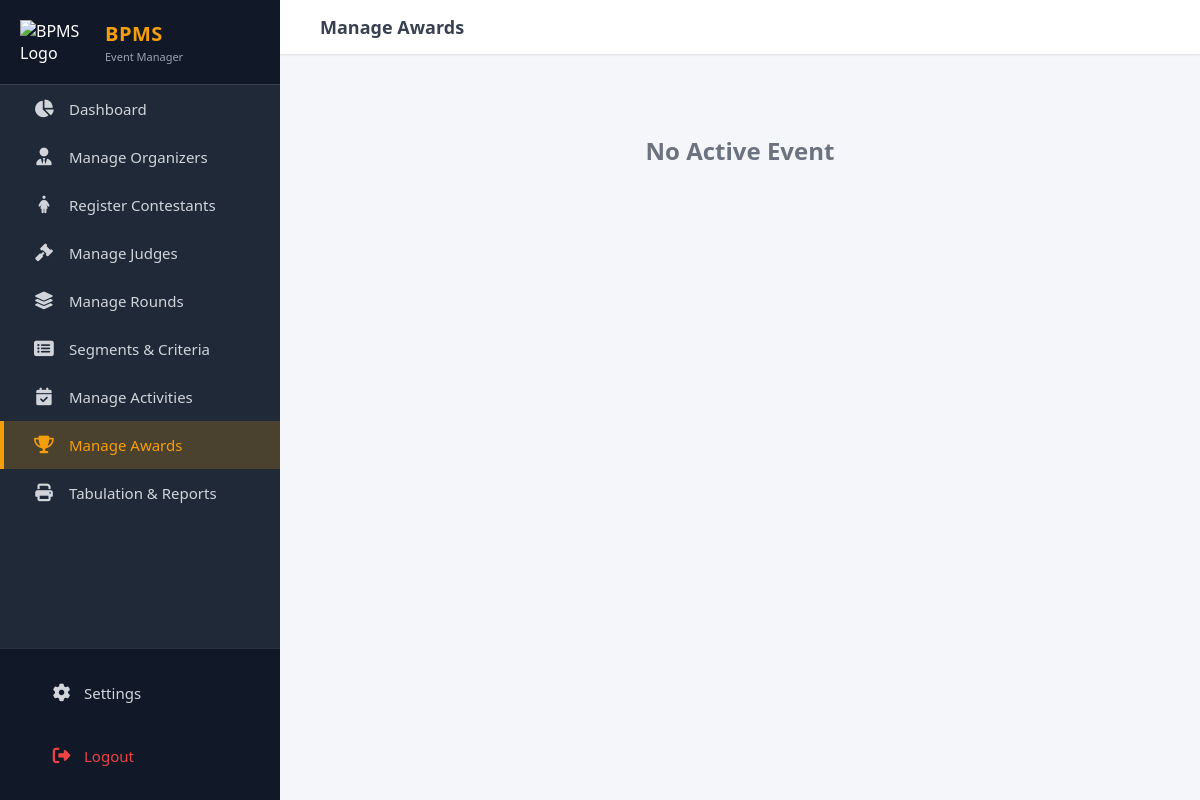
The app's page /awards.php (signed in), older data.
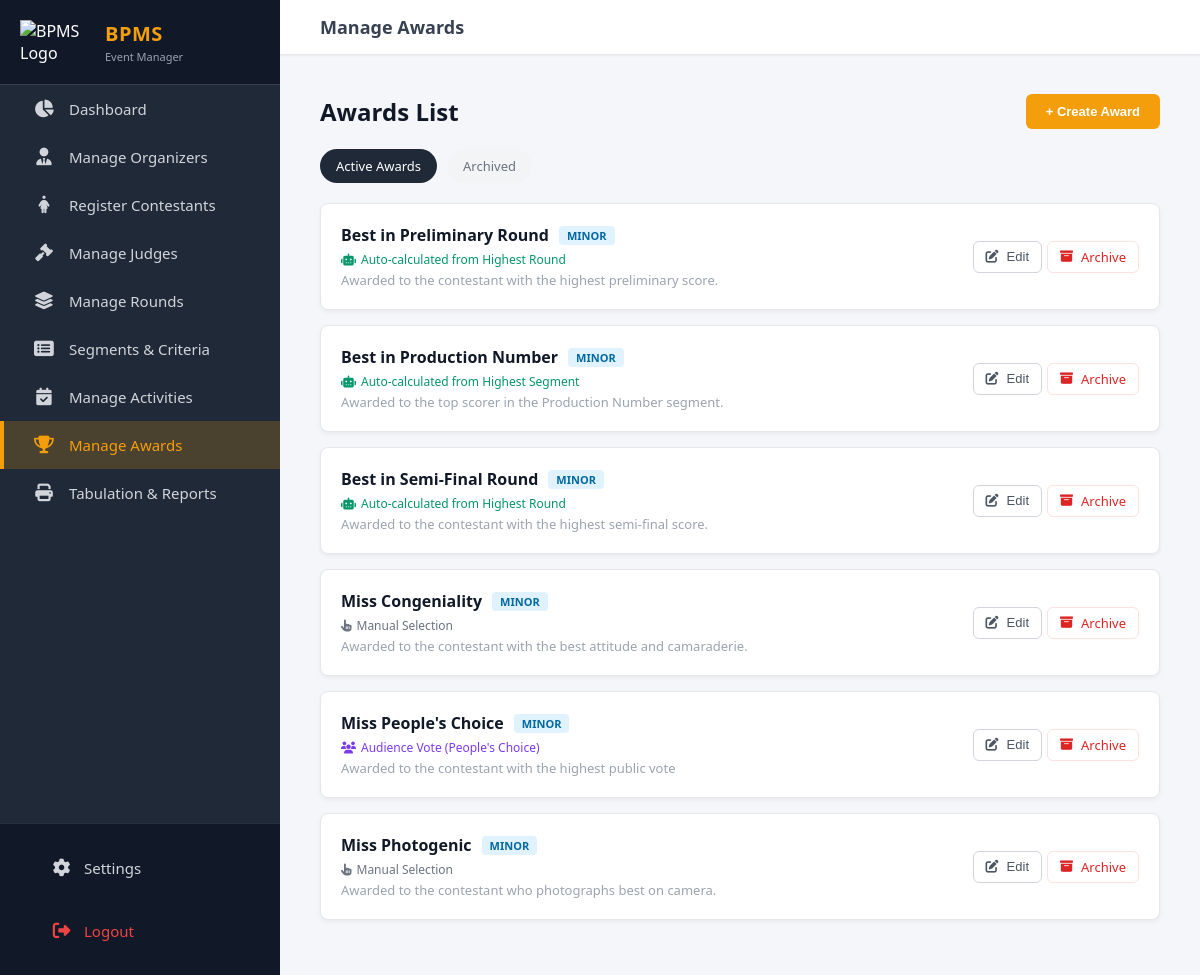
The same page, newer data.
### tables this page shows
CREATE TABLE `awards` (
  `id` int(11) NOT NULL,
  `event_id` int(11) NOT NULL,
  `title` varchar(150) NOT NULL,
  `description` text DEFAULT NULL,
  `category_type` enum('Major','Minor') NOT NULL DEFAULT 'Minor',
  `selection_method` enum('Manual','Audience_Vote','Highest_Segment','Highest_Round') NOT NULL DEFAULT 'Manual',
  `linked_round_id` int(11) DEFAULT NULL,
  `linked_segment_id` int(11) DEFAULT NULL,
  `status` enum('Active','Inactive') DEFAULT 'Active',
  `is_deleted` tinyint(1) DEFAULT 0,
  `created_at` timestamp NOT NULL DEFAULT current_timestamp()
);

### public/awards.php (the view, shortened to what the changed rows need)
<?php
require_once __DIR__ . '/../app/config/database.php';
$manager_id = $_SESSION['user_id'];
$evt_stmt = $conn->prepare("SELECT id, title FROM events WHERE manager_id = ? AND status = 'Active' LIMIT 1");
$evt_stmt->bind_param("i", $manager_id);
$evt_stmt->execute();
$active_event = $evt_stmt->get_result()->fetch_assoc();
$awards = [];
$archived = [];
$view = isset($_GET['view']) ? $_GET['view'] : 'active';
if ($active_event) {
    $event_id = $active_event['id'];
    $sql = "SELECT * FROM awards WHERE event_id = $event_id AND is_deleted = 0 ORDER BY category_type ASC, title ASC";
    $awards = $conn->query($sql)->fetch_all(MYSQLI_ASSOC);
    $sql_arc = "SELECT * FROM awards WHERE event_id = $event_id AND is_deleted = 1 ORDER BY category_type ASC";
    $archived = $conn->query($sql_arc)->fetch_all(MYSQLI_ASSOC);
}
?>
<!DOCTYPE html>
<html lang="en">
<head>
    <link rel="stylesheet" href="./assets/css/style.css?v=9">
    <link rel="stylesheet" href="https://cdnjs.cloudflare.com/ajax/libs/font-awesome/6.4.0/css/all.min.css">
</head>
<body>
    <div class="main-wrapper">
        <div class="content-area">
            <div class="container">
                <?php if (!$active_event): ?>
                    <div style="text-align:center; padding: 40px; color: #6b7280;"><h2>No Active Event</h2></div>
                <?php else: ?>
                    <div class="page-header">
                        <h2 style="color:#111827;">Awards List</h2>
                        <button class="btn-add" onclick="openModal('add')">+ Create Award</button>
                    </div>
                    <div class="view-tabs">
                        <a href="?view=active" class="view-tab <?= $view === 'active' ? 'active' : '' ?>">Active Awards</a>
                        <a href="?view=archive" class="view-tab <?= $view === 'archive' ? 'active' : '' ?>">Archived</a>
                    </div>
                    <?php
                        $list = ($view === 'active') ? $awards : $archived;
                        if (empty($list)):
                    ?>
                        <div style="text-align:center; padding:30px; background:white; border-radius:8px; color:#9ca3af;">
                            <?= ($view === 'active') ? 'No awards created yet.' : 'No archived awards.' ?>
                        </div>
                    <?php else: ?>
                        <?php foreach ($list as $aw): ?>
                            <div class="award-card">
                                <div class="award-info">
                                    <h3>
                                        <?= htmlspecialchars($aw['title']) ?>
                                        <span class="badge badge-<?= strtolower($aw['category_type']) ?>"><?= $aw['category_type'] ?></span>
                                    </h3>
                                    <?php if ($aw['selection_method'] === 'Manual'): ?>
                                        <div class="manual-tag"><i class="fas fa-hand-pointer"></i> Manual Selection</div>
                                    <?php elseif ($aw['selection_method'] === 'Audience_Vote'): ?>
                                        <div class="audience-tag"><i class="fas fa-users"></i> Audience Vote (People's Choice)</div>
                                    <?php else: ?>
                                        <div class="smart-tag">
                                            <i class="fas fa-robot"></i>
                                            Auto-calculated from <?= str_replace('_', ' ', $aw['selection_method']) ?>
                                        </div>
                                    <?php endif; ?>
                                    <?php if($aw['description']): ?>
                                        <div style="font-size:13px; color:#9ca3af; margin-top:3px;"><?= htmlspecialchars($aw['description']) ?></div>
                                    <?php endif; ?>
                                </div>
                                <div class="actions" style="display:flex; gap:5px;">
                                    <?php if ($view === 'active'): ?>
                                        <button class="btn-icon" onclick='openEdit(<?= json_encode($aw, JSON_HEX_APOS | JSON_HEX_QUOT) ?>)' title="Edit">
                                            <i class="fas fa-edit"></i> Edit
                                        </button>
                                        <a href="../api/awards.php?action=archive&id=<?= $aw['id'] ?>"
                                           class="btn-icon" style="color:#dc2626; border-color:#fee2e2;"
                                           onclick="return confirm('Archive this award?')" title="Archive">
                                            <i class="fas fa-archive"></i> Archive
                                        </a>
                                    <?php endif; ?>
                                </div>
                            </div>
                        <?php endforeach; ?>
                    <?php endif; ?>
                <?php endif; ?>
            </div>
        </div>
    </div>
</body>
</html>

Row changes from the older to the newer data that the page shows:
added awards: title "Best in Preliminary Round", category_type "MINOR", selection_method "Highest Round", description "Awarded to the contestant with the highest preliminary score."
added awards: title "Best in Production Number", category_type "MINOR", selection_method "Highest Segment", description "Awarded to the top scorer in the Production Number segment."
added awards: title "Best in Semi-Final Round", category_type "MINOR", selection_method "Highest Round", description "Awarded to the contestant with the highest semi-final score."
added awards: title "Miss Congeniality", category_type "MINOR", selection_method "Manual" (drawn), description "Awarded to the contestant with the best attitude and camaraderie."
added awards: title "Miss People's Choice", category_type "MINOR", selection_method "Audience_Vote" (drawn), description "Awarded to the contestant with the highest public vote"
added awards: title "Miss Photogenic", category_type "MINOR", selection_method "Manual" (drawn), description "Awarded to the contestant who photographs best on camera."
Text that changed along with them:
text no longer shown: "No Active Event"
text now shown: "Awards List + Create Award Active Awards Archived"
